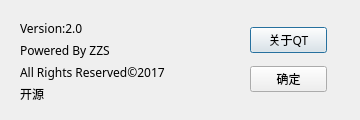
<?xml version="1.0" encoding="UTF-8"?>
<ui version="4.0">
 <class>helpwindow</class>
 <widget class="QDialog" name="helpwindow">
  <property name="geometry">
   <rect>
    <x>0</x>
    <y>0</y>
    <width>360</width>
    <height>120</height>
   </rect>
  </property>
  <property name="font">
   <font>
    <family>微软雅黑 Light</family>
    <pointsize>9</pointsize>
   </font>
  </property>
  <property name="windowTitle">
   <string>Dialog</string>
  </property>
  <widget class="QWidget" name="layoutWidget">
   <property name="geometry">
    <rect>
     <x>250</x>
     <y>20</y>
     <width>77</width>
     <height>81</height>
    </rect>
   </property>
   <layout class="QVBoxLayout" name="verticalLayout">
    <item>
     <widget class="QPushButton" name="aboutbutton">
      <property name="text">
       <string>关于QT</string>
      </property>
      <property name="default">
       <bool>false</bool>
      </property>
     </widget>
    </item>
    <item>
     <widget class="QPushButton" name="okbutton">
      <property name="text">
       <string>确定</string>
      </property>
     </widget>
    </item>
   </layout>
  </widget>
  <widget class="QWidget" name="layoutWidget">
   <property name="geometry">
    <rect>
     <x>20</x>
     <y>20</y>
     <width>211</width>
     <height>81</height>
    </rect>
   </property>
   <layout class="QVBoxLayout" name="verticalLayout_2">
    <item>
     <widget class="QLabel" name="label_4">
      <property name="frameShadow">
       <enum>QFrame::Plain</enum>
      </property>
      <property name="text">
       <string>Version:2.0</string>
      </property>
      <property name="textFormat">
       <enum>Qt::RichText</enum>
      </property>
     </widget>
    </item>
    <item>
     <widget class="QLabel" name="label">
      <property name="text">
       <string>Powered By ZZS</string>
      </property>
      <property name="textFormat">
       <enum>Qt::RichText</enum>
      </property>
     </widget>
    </item>
    <item>
     <widget class="QLabel" name="label_2">
      <property name="text">
       <string>All Rights Reserved©2017</string>
      </property>
      <property name="textFormat">
       <enum>Qt::RichText</enum>
      </property>
     </widget>
    </item>
    <item>
     <widget class="QLabel" name="label_3">
      <property name="text">
       <string>开源</string>
      </property>
      <property name="textFormat">
       <enum>Qt::PlainText</enum>
      </property>
     </widget>
    </item>
   </layout>
  </widget>
 </widget>
 <resources/>
 <connections/>
</ui>
